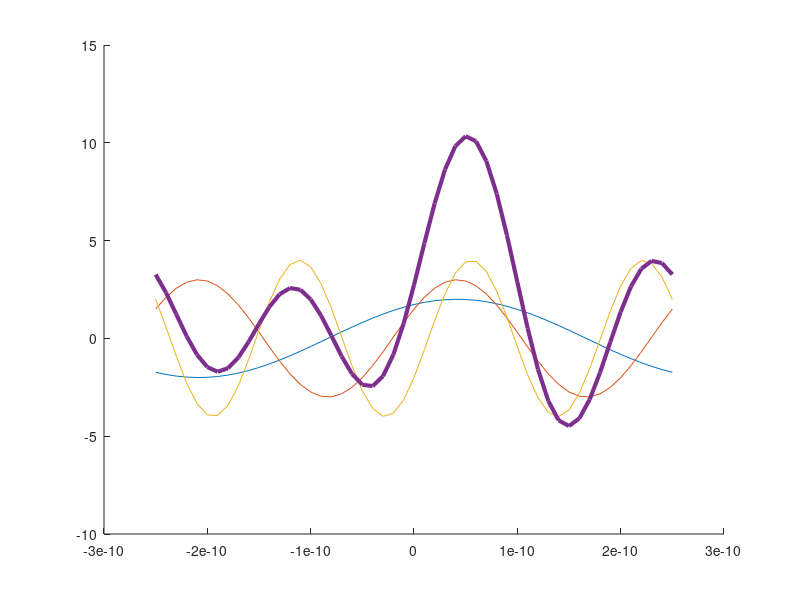

Here is the MATLAB script that generated this plot: (Note: this script raises an error after producing the figure.)
%
% Define a composite signal given multiple sinusoids then extract the
% sinusoids via Fourier transform.  The assumed base frequency can be
% subject to a fixed bias.
%
% Kurt Motekew  2022/08/05
%

clear;

  % Speed of light, m/s
c = 3e8;

  % Base frequency
freq = 2.0e9;
  % Assumed base frequency bias for reconstruction
df = 100e6;

w1 = 2*pi*freq;
dw = 2*pi*df;

  % Define sinusoids composing the signal using more human readable
  % polar format
a0 = 3;
  % Component sinusoids
ai = [2 3 4];
phii = pi*[30 60 120]/180;

  % Fraction of period for time increment
frac_pd = .02;

  %
  % End user inputs
  %

  % Period and increment
pd = 1/freq;
dt = frac_pd*pd;
t = (-pd/2):dt:(pd/2);
nt = size(t,2);
  % Number of component sinusoids
ncs = size(ai,2);

fprintf('\nFundamental frequency %1.1e Hz', freq);
fprintf(' and wavelength %1.3e m', c/freq);
fprintf('\nError in Assumed Base Frequency During Reconstruction is');
fprintf(' %1.1e Hz', df);

  % harmonic frequencies of component sinusoids
ni = 1:ncs;
wi = ni*w1;

  % Plot truth values
figure; hold on;
y = zeros(1,nt);
yi = zeros(ncs,nt);
for ii = 1:ncs
  yi(ii,:) = ai(ii)*cos(wi(ii)*t - phii(ii));
  y = y + yi(ii,:);
  plot(t, yi(ii,:));
end
y = y + a0/2;
plot(t, y, 'linewidth',3);

  % Extract components based on potentially biased base frequency
ai_hat = zeros(size(ai));
phii_hat = zeros(size(ai));
ci_hat = zeros(size(ai));
di_hat = zeros(size(ai));
yi_hat = zeros(size(ai));
wi_hat = dw + ni*w1;
c0_hat = (2.0/pd)*trapz(t, y);
a0_hat = c0_hat;
for ii = 1:ncs
  ci_hat(ii) = (2.0/pd)*trapz(t, yi(ii,:).*cos(wi_hat(ii)*t));
  di_hat(ii) = (2.0/pd)*trapz(t, yi(ii,:).*sin(wi_hat(ii)*t));
  [ai_hat(ii), phii_hat(ii)] = sig_rect2polar(ci_hat(ii), di_hat(ii));
end

  % Check error in solution
fprintf('\ndA0: %1.1e,  ||dAn||: %1.1e,  ||dPhin||: %1.1e',...
         abs(a0 - a0_hat), norm(ai - ai_hat), norm(phii - phii_hat));
  % Plot estimated composite signal
y_hat = zeros(size(y));
for ii = 1:ncs
  y_hat = y_hat + ci_hat(ii)*cos(wi_hat(ii)*t) + di_hat(ii)*sin(wi_hat(ii)*t);
end
y_hat = y_hat + c0_hat/2;
plot(t, y_hat, '+');
stitle = sprintf('%1.1e Hz with Base Frequency Bias %1.1e Hz', freq, df);
title(stitle);

fprintf('\n');
